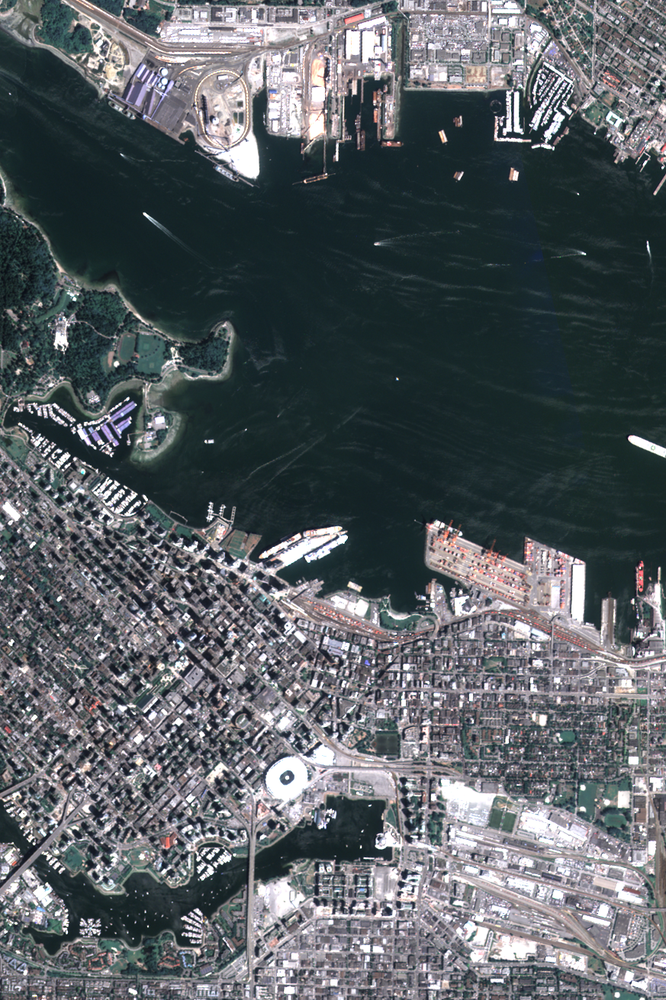
%> input picture Data/image2/rgb.png, 666 x 1000 px, shrunk from 873 x 1311 before the run
$ octave gradient_ROEWA.m   (GNU Octave 9; MATLAB toolbox functions it lacks are replaced by stand-ins)
%> lines starting %> are read from the running program, lines starting %| are printed output that depends on the picture
% function [R,mag,angle]=scale(Image)
clear
clc
path='../dataset/image2/'
Image=imread(strcat(path,'rgb.png'));
%> Image is the input picture: size 1000x666x3 uint8; mean R, G, B 89, 94.8, 99
Image=im2double(Image) ;
%> Image: size 1000x666x3 double
if (size(Image,3) > 1)
  Image = rgb2gray( Image ) ;
%> Image: size 1000x666 double
end
Image=Image-min(Image(:)) ;
Image=Image/max(Image(:)) ;
% figure,imshow(Image);

s=1;
sigma=2*(2^(1/3))^(s-1); %2
 r=round(2*sigma);%4
[x,y]=meshgrid(-r:r,-r:r);
W=exp(-(abs(x) +abs(y))/(sigma));
 W(W<eps*max(W(:))) = 0;
 if sum(W(:))~=0;
        W=W/sum(W(:));
 end
    W11=zeros(2*r+1,2*r+1);
    W21=zeros(2*r+1,2*r+1);
    W13=zeros(2*r+1,2*r+1);
    W23=zeros(2*r+1,2*r+1);

    W11(r+2:2*r+1,:)=W(r+2:2*r+1,:);
    W21(1:r,:)=W(1:r,:);
    W13(:,r+2:2*r+1)=W(:,r+2:2*r+1);
    W23(:,1:r)=W(:,1:r);

    M11=imfilter(Image,W11,'replicate');
    M21=imfilter(Image,W21,'replicate');
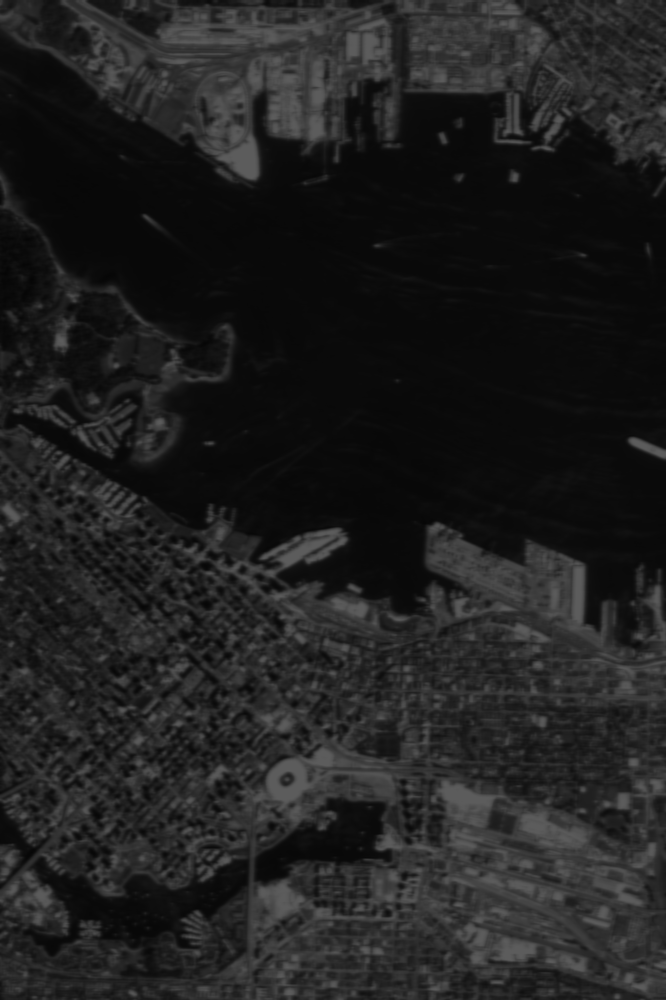
%> M21: size 1000x666 double; min 0.0224, max 0.364, mean 0.127
    M13=imfilter(Image,W13,'replicate');
    M23=imfilter(Image,W23,'replicate');
 Gx=log(abs(M13./M23));
 Gy=log(abs(M11./M21));
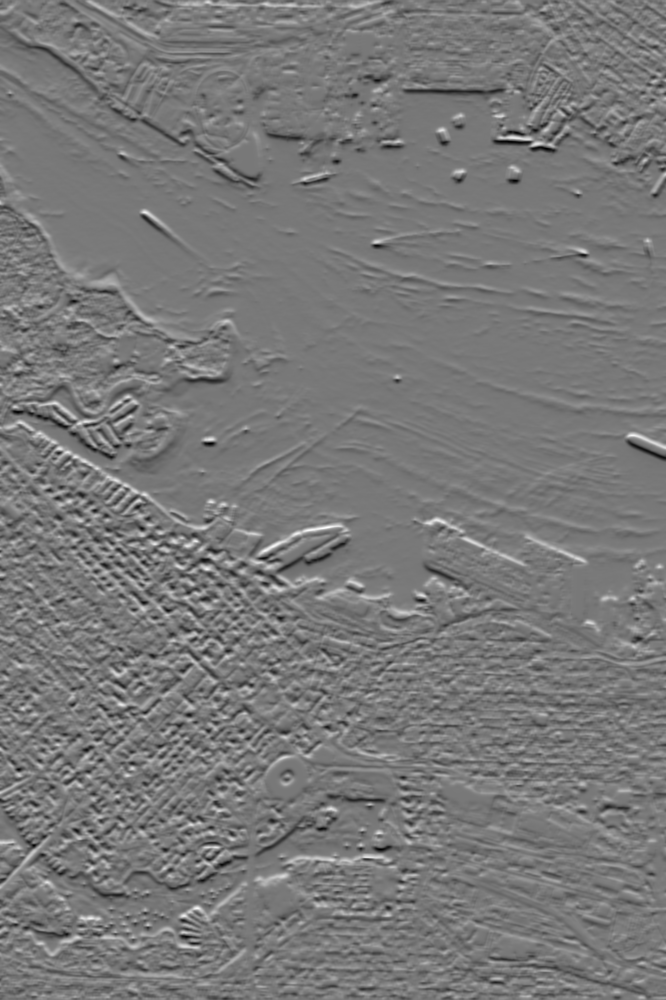
%> Gy: size 1000x666 double; min -1.91, max 2.12, mean 0.000104; drawn with min black and max white
 mag(:,:,s)=sqrt(Gx.^2+Gy.^2);
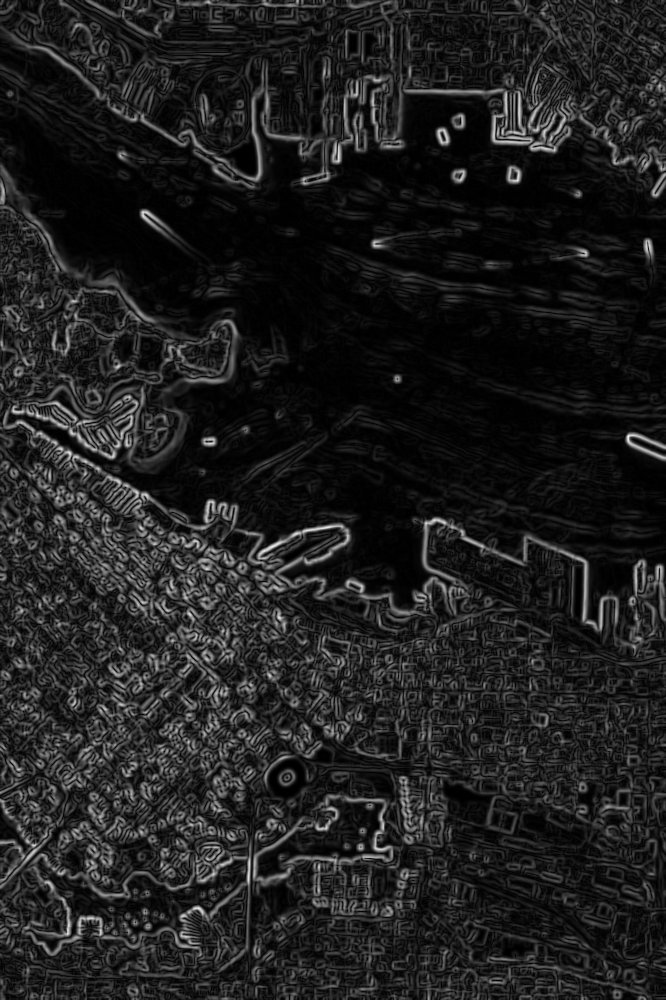
%> mag: size 1000x666 double; min 1.57e-16, max 2.34, mean 0.291; drawn with min black and max white
 angle(:,:,s)=mod(atan2(Gy,Gx)+2*pi,2*pi);
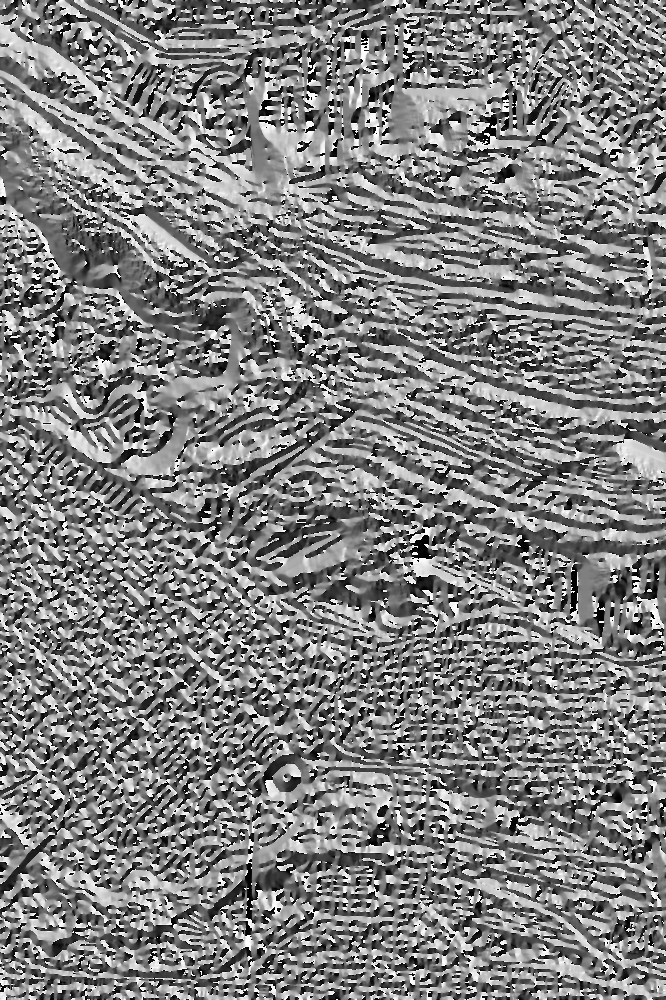
%> angle: size 1000x666 double; min 9.75e-06, max 6.28, mean 3.17; drawn with min black and max white
gus=round(2*sqrt(2)*sigma);
h= fspecial('gaussian',[2*gus+1 2*gus+1],sqrt(2)*sigma);
A=imfilter((Gx).^2,h,'replicate');
B=imfilter((Gy).^2,h,'replicate');
C=imfilter((Gx).*(Gy),h,'replicate');
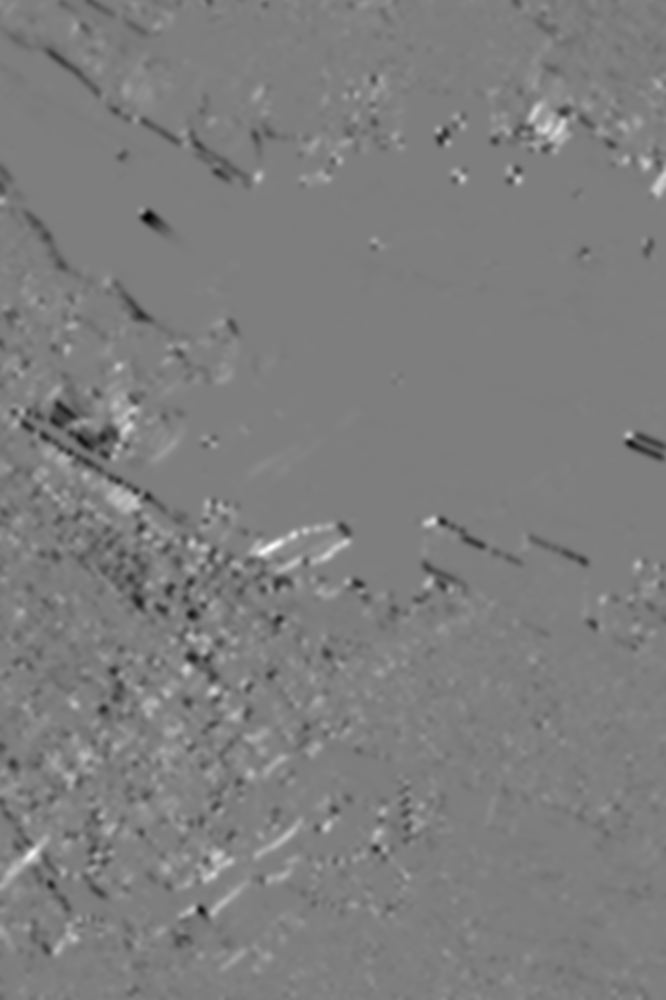
%> C: size 1000x666 double; min -0.691, max 0.699, mean -0.00193; drawn with min black and max white
aa=(sigma^2)^2*(A.*B-C.*C)-0.04*(A+B).^2;
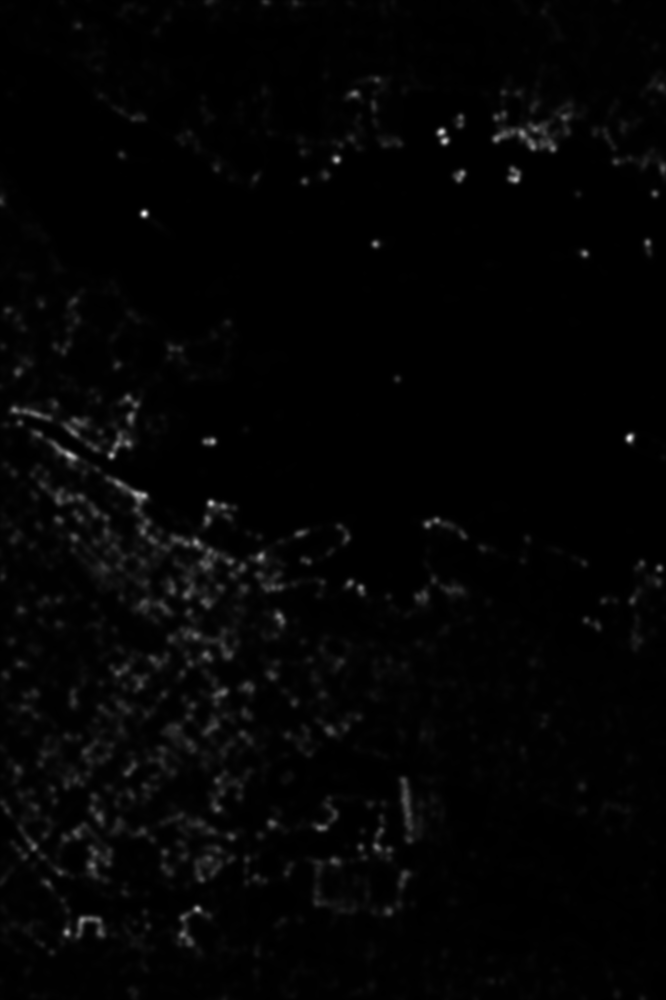
%> aa: size 1000x666 double; min -0.04, max 11.65, mean 0.176; drawn with min black and max white
imwrite(aa,strcat(path,'gradient.tif'));
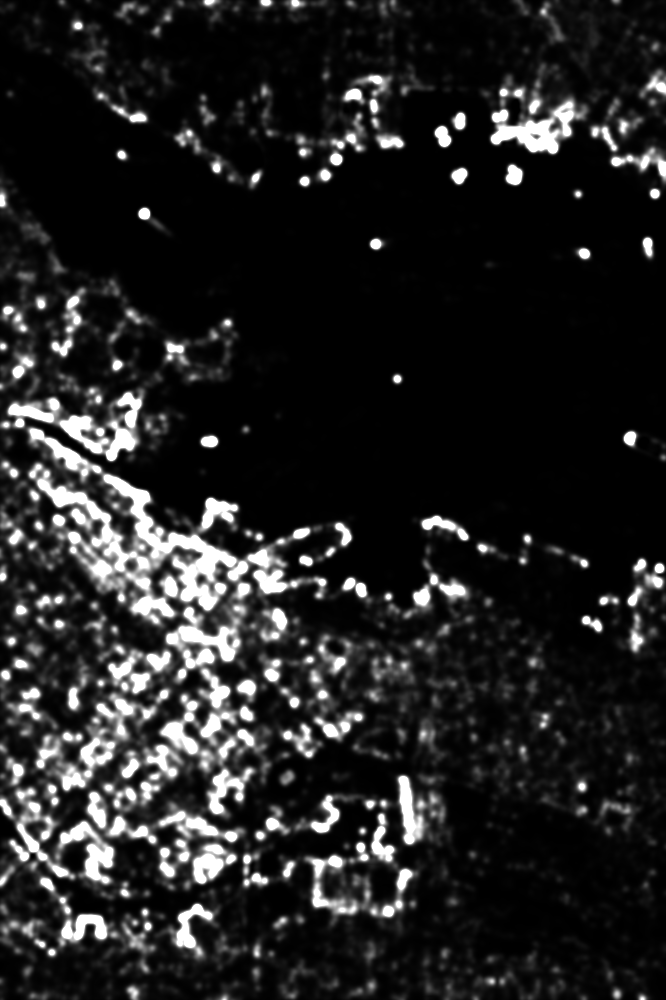
%> saved as gradient.tif: size 1000x666 uint8; min 0, max 255, mean 34.4
% figure,imshow(aa);
